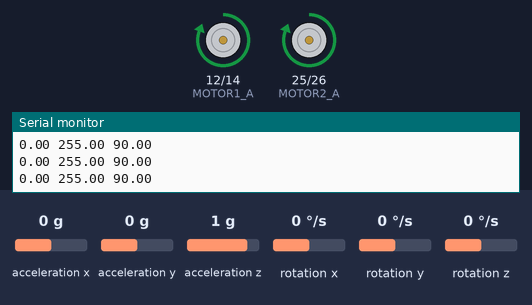
The program below on a simulated ESP32. On the bench: motor-driver pin pairs drawn as motors (green arrow = first pin HIGH = forward, orange = second pin HIGH = backward, longer = more drive), the last lines printed to the serial monitor. The inputs (shaded band) are chosen by the test bench; at power-on: rotation z 0 °/s, acceleration x 0 g, acceleration y 0 g, acceleration z 1 g, rotation x 0 °/s, rotation y 0 °/s.

Above: at 3.2 s.
3.3 s: rotation z set to -100 °/s
5.9 s: rotation z set to 192 °/s
At 7.23 s:
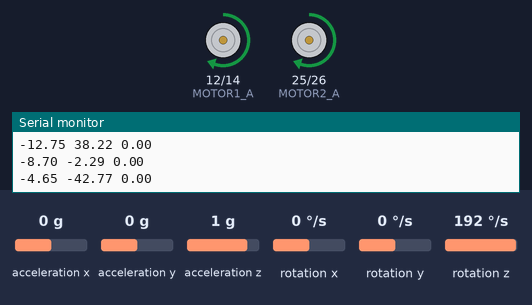
At 7.7 s:
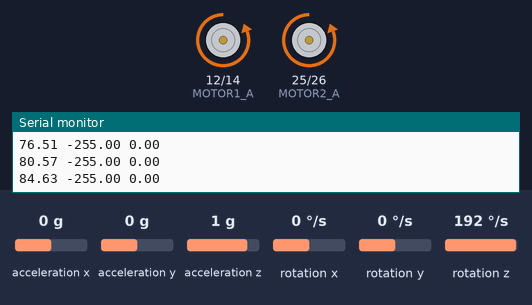
8.8 s: rotation z set to -192 °/s
At 9.84 s:
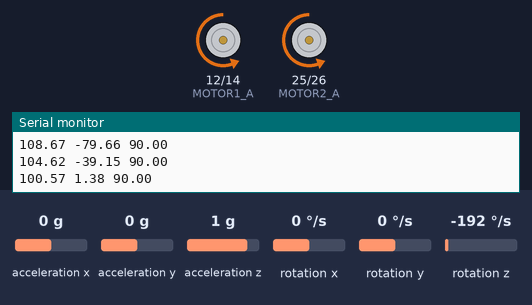
Timing chart, 0 to 12.4 s (numbered marks = the images above; inputs shaded):
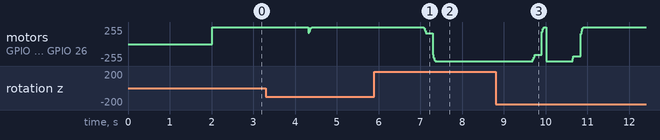

The program:

main.cpp
```cpp
#include <Arduino.h>
#include <Wire.h>

#include <MPU6050_light.h>
#include <PID_v1.h>

#define MOTOR1_A 12
#define MOTOR1_B 14
#define MOTOR2_A 25
#define MOTOR2_B 26


double Setpoint, Input, Output;

//Define the aggressive and conservative Tuning Parameters
double consKp=10, consKi=0.05, consKd=0.25;

//Specify the links and initial tuning parameters
PID myPID(&Input, &Output, &Setpoint, consKp, consKi, consKd, DIRECT);

//MPU6050 mpu6050(Wire, 0x68);
MPU6050 mpu(Wire);

int angles[3] = {90,-90,0};
int angleIndex = 0;

unsigned long timer = 0;
unsigned long timer2 = 0;

void mpuSetup() {

  Serial.println(F("Calculating offsets, do not move CAR!"));
  delay(1000);
  mpu.calcOffsets(true,true); // gyro and accelero
  Serial.println("[MPU6050] Setup done");
}

void pidSetup() {
  Serial.println("[PID] Setup started");
  Setpoint = 45; // set the target angle
  myPID.SetMode(AUTOMATIC);
  myPID.SetSampleTime(10);
  myPID.SetOutputLimits(-255, 255);
  Serial.println("[PID] Tuning parameters: ");
  Serial.print("Kp: ");
  Serial.println(consKp);
  Serial.print("Ki: ");
  Serial.println(consKi);
  Serial.print("Kd: ");
  Serial.println(consKd);
  Serial.println("[PID] Setup done");
}

void motorSetup() {
  Serial.println("[Motor] Setup started");
  pinMode(MOTOR1_A, OUTPUT);
  pinMode(MOTOR1_B, OUTPUT);
  pinMode(MOTOR2_A, OUTPUT);
  pinMode(MOTOR2_B, OUTPUT);
  Serial.println("[Motor] Setup done");
}

void motorControl(int speed) {

  if(speed > 150){
    analogWrite(MOTOR1_A, speed);
    analogWrite(MOTOR1_B, 0);
    analogWrite(MOTOR2_A, speed);
    analogWrite(MOTOR2_B, 0);
  } else if(speed < -150){
    analogWrite(MOTOR1_A, 0);
    analogWrite(MOTOR1_B, abs(speed));
    analogWrite(MOTOR2_A, 0);
    analogWrite(MOTOR2_B, abs(speed));
  }
}


void setup() {
  Serial.begin(115200);
  motorSetup();

  Serial.println("[MPU6050] Setup started");
  Wire.begin(21, 22);

  byte status = mpu.begin();
  Serial.print(F("MPU6050 status: "));
  Serial.println(status);
  while(status!=0){ } // stop everything if could not connect to MPU6050


  mpuSetup();


  pidSetup();
}

void loop() {
   mpu.update();

  if(millis() - timer > 20){ // print data every second
    float angle = mpu.getAngleZ();
    Input = angle;
    myPID.Compute();
    Serial.print(angle);
    Serial.print(" ");
    Serial.print(Output);
    Serial.print(" ");
    Serial.println(Setpoint);
    motorControl(Output);
    timer = millis();
  }

  if (millis() - timer2 > 2000) {
    Setpoint = angles[angleIndex];
    angleIndex = (angleIndex + 1) % 3;
    timer2 = millis();
  }
}
```

Measured:
- after the input at 5.9 s, motor on GPIO 12 (MOTOR1_A) / GPIO 14 (MOTOR1_B), motor on GPIO 25 (MOTOR2_A) / GPIO 26 (MOTOR2_B): forward 255/255 → forward 159/255 after 1.2 s, → backward 255/255 0.21 s later
